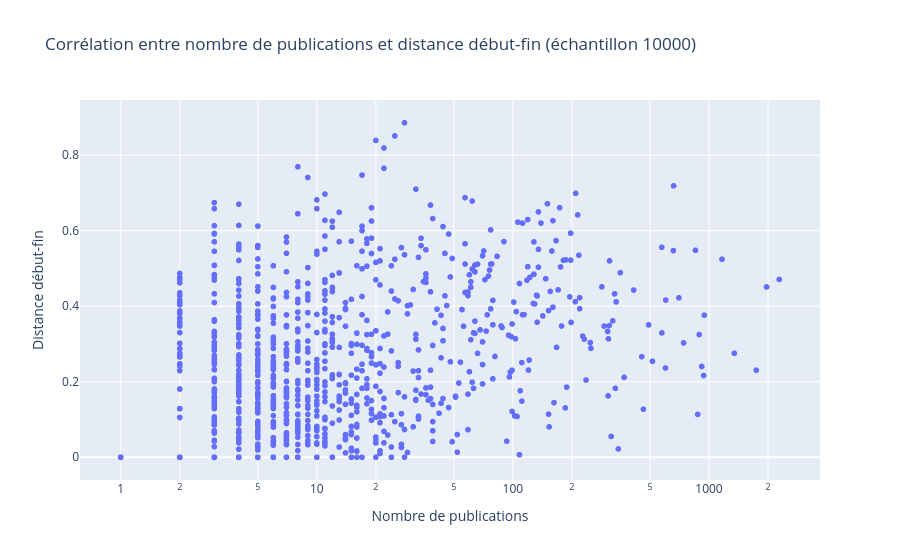

This figure's notebook cell:
### Code cell
import pandas as pd
import numpy as np
import plotly.express as px
from collections import defaultdict

# === 1. Chargement des coordonnées t-SNE ===
df_coords = pd.read_csv("../data/coordinates.csv")
coord_cols = [c for c in df_coords.columns if c != "disc"]
disc_to_coord = {
    row["disc"]: row[coord_cols].to_numpy()
    for _, row in df_coords.iterrows()
}

# === 2. Chargement des publications auteur ===
df_pub = pd.read_parquet("../data/author_publications_dir/X.parquet")
# Colonnes : ['author', 'discipline', 'year']

# === 3. Fonction pour récupérer publications d'un auteur ===
def get_author_publications_fast(author_name):
    sub = df_pub[df_pub["author"].str.lower() == author_name.lower()]
    if sub.empty:
        return {}

    # Compte le nombre de publications par discipline et par année
    grouped = sub.groupby(["year", "discipline"]).size().reset_index(name="count")

    result = defaultdict(lambda: defaultdict(int))
    for _, row in grouped.iterrows():
        result[row["year"]][row["discipline"]] = row["count"]
    return result

# === 4. Calcul distance début-fin pour un auteur ===
def compute_start_end_distance(author_name):
    pub_data = get_author_publications_fast(author_name)
    if not pub_data:
        return 0, 0  # (nb_publications, distance_debut_fin)

    all_years = sorted(pub_data)
    total_pubs = sum(sum(pub_data[y].values()) for y in pub_data)

    barycenters = []
    for year in all_years:
        aggregated = defaultdict(int)
        # cumul jusqu'à cette année
        for y in all_years[:all_years.index(year) + 1]:
            for disc, count in pub_data[y].items():
                aggregated[disc] += count

        total = sum(aggregated.values())
        coords = np.array([
            disc_to_coord[disc] * weight / total
            for disc, weight in aggregated.items()
            if disc in disc_to_coord
        ])
        if len(coords) == 0:
            continue
        barycenters.append(np.sum(coords, axis=0))

    if len(barycenters) < 2:
        return total_pubs, 0  # pas de mouvement mesurable

    # Distance entre le 1er et le dernier barycentre
    start_end_distance = np.linalg.norm(barycenters[-1] - barycenters[0])
    return total_pubs, start_end_distance

# === 5. Prendre un échantillon de 10000 auteurs aléatoires ===
authors = df_pub["author"].unique()
sample_authors = np.random.choice(authors, size=min(10000, len(authors)), replace=False)

# === 6. Calcul pour l'échantillon ===
records = []
for author in sample_authors:
    total_pubs, start_end_dist = compute_start_end_distance(author)
    records.append({"author": author, "publications": total_pubs, "distance": start_end_dist})

df_analysis = pd.DataFrame(records)

# === 7. Scatter plot ===
fig = px.scatter(
    df_analysis,
    x="publications",
    log_x=True,
    y="distance",
    hover_name="author",
    title="Corrélation entre nombre de publications et distance début-fin (échantillon 10000)",
    labels={"publications": "Nombre de publications", "distance": "Distance début-fin"}
)
fig.show()

# === 8. Corrélation Pearson ===
corr = df_analysis[["publications", "distance"]].corr().iloc[0, 1]
print(f"Corrélation (échantillon) : {corr:.3f}")

### Figure 1 — Plotly figure (JSON) as saved in the notebook; plotly's stock layout.template omitted (floating-point values rounded to 4 significant figures; data arrays with more than 128 entries replaced by an {"elided": "..."} marker saying what was removed)
{"data": [{"hovertemplate": "<b>%{hovertext}</b><br><br>Nombre de publications=%{x}<br>Distance début-fin=%{y}<extra></extra>", "hovertext": {"elided": "2147 str values"}, "legendgroup": "", "marker": {"color": "#636efa", "symbol": "circle"}, "mode": "markers", "name": "", "showlegend": false, "type": "scattergl", "x": {"elided": "2147 int values"}, "xaxis": "x", "y": {"elided": "2147 float values"}, "yaxis": "y"}], "layout": {"legend": {"tracegroupgap": 0}, "title": {"text": "Corrélation entre nombre de publications et distance début-fin (échantillon 10000)"}, "xaxis": {"anchor": "y", "domain": [0, 1], "title": {"text": "Nombre de publications"}, "type": "log"}, "yaxis": {"anchor": "x", "domain": [0, 1], "title": {"text": "Distance début-fin"}}}}
